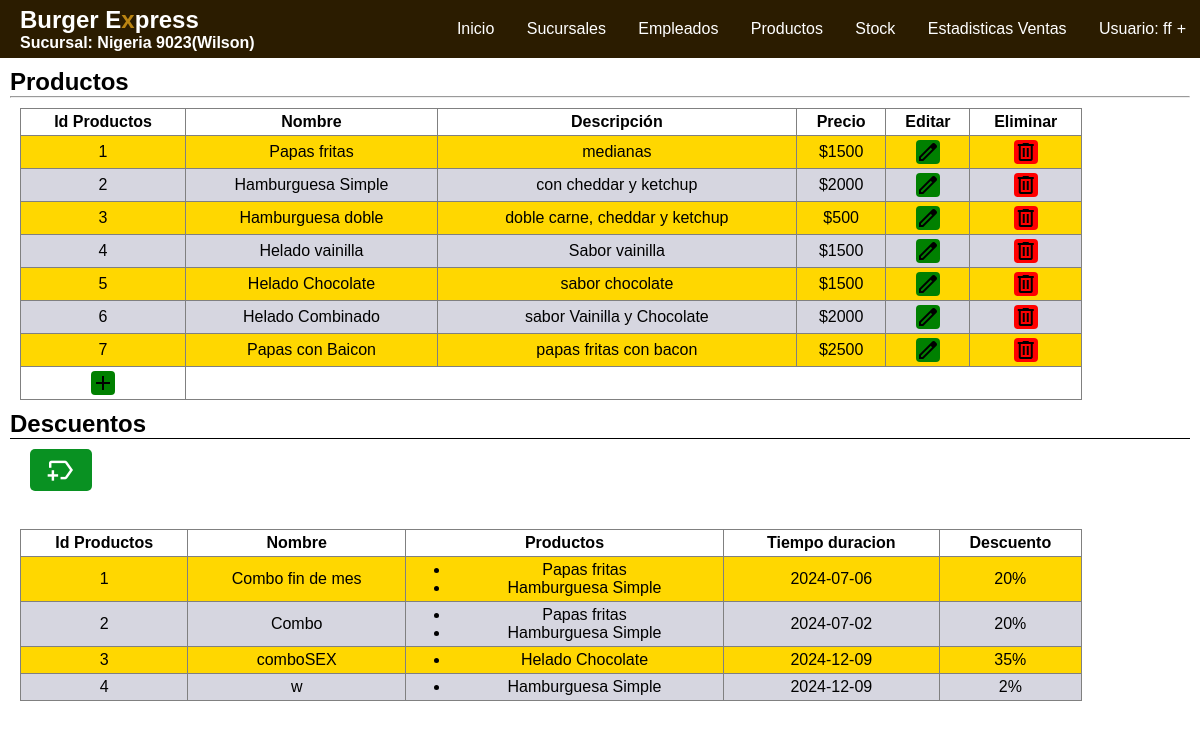
/Vistas/view_productos.php (signed in), run on the app's committed database.
### tables this page shows
CREATE TABLE IF NOT EXISTS `productos` (
  `Id_producto` varchar(30) NOT NULL,
  `Nombre` varchar(40) NOT NULL,
  `Descripcion` text NOT NULL,
  `Costo` int NOT NULL,
  `ingredientes` text NOT NULL
);

CREATE TABLE IF NOT EXISTS `promociones` (
  `id_promo` int NOT NULL,
  `nombre` text NOT NULL,
  `productos` text NOT NULL,
  `descuento` int NOT NULL,
  `fechaDuracion` date NOT NULL
);

### Modelos/consultas.php (called while the page is built, shortened)
<?php
	function view_tabla($nombre){
		require'../Modelos/conexion.php';
		$consulta = $conexion->prepare("SELECT * FROM $nombre");
		$consulta->execute();
		$datos = $consulta->fetchAll(PDO::FETCH_ASSOC);
		return $datos;
	}
?>

### Vistas/view_productos.php (the view, shortened to what this page needs)
<?php include 'header.php'; ?>
<!DOCTYPE html>
<html>
<head>
	<link rel="stylesheet" type="text/css" href="./styles/style.css">
</head>
<body>
	<section>
		<h2>Productos</h2>
		<hr>
		<?php
			$datos=view_tabla("productos");
			echo"<table id='table'border='1' style='margin:10px ;width:90%'><thead><th>Id Productos</th><th>Nombre</th><th>Descripción</th><th>Precio</th> <th>Editar</th> <th>Eliminar</th></thead>";
			foreach($datos as $key){
				if ($key['Id_producto']%2 != 0) {
					echo"<tr style='background-color: gold;'>";
				}
				else{
					echo"<tr class='gray'>";
				}
				echo "<td>".$key['Id_producto']."</td><td>".$key['Nombre']."</td><td>".$key['Descripcion']."</td><td>$".$key['Costo']."</td> ";
				echo '<td><a onclick="modifyProducto('.$key['Id_producto'].',`'.$key['Nombre'].'`,`'.$key['Descripcion'].'`,'.$key['Costo'].')" style="background: green;cursor:pointer"<span class="material-symbols-outlined">edit</span></a></td>
				<td><a onclick="eliminarProducto('.$key['Id_producto'].')" style="background: red;cursor:pointer;"<span class="material-symbols-outlined">delete</span></a></td></tr>';
			}
			echo '<tr><td><a onclick="addProducto()" style="cursor:pointer"><span class="material-symbols-outlined" style="background:green;">add</span></a></td></tr>';
			echo "</table>";
			$tablaProductos=json_encode($datos);
			$fechaD=date('Y-m-d');
		 ?>
		 <h2 style="border-bottom: 1px solid;">Descuentos</h2>
		 <div class="lista-descuentos">
		 	<button class="boton-descuento" onclick='addDescuento2(<?= $tablaProductos ?>,"<?= $fechaD ?>")'>
		 		<span class="material-symbols-outlined" id="boton-descuento">new_label</span>
		 	</button>
		 </div>
		 <br>
		 <?php
			$datosDescuentos=view_tabla("promociones");
			echo"<table id='table'border='1' style='margin:10px ;width:90%'><thead><th>Id Productos</th><th>Nombre</th><th>Productos</th><th>Tiempo duracion</th><th>Descuento</th></thead>";
			foreach($datosDescuentos as $key){
				if ($key['id_promo']%2 != 0) {
					echo"<tr style='background-color: gold;'>";
				}
				else{
					echo"<tr class='gray'>";
				}
				$ids = json_decode($key['productos'], true);
				$nombres = [];
				foreach ($datos as $producto) {
					if (in_array($producto['Id_producto'], $ids)) {
						$nombres[] = $producto['Nombre'];
					}
				}
				$html = "<ul>\n";
				foreach ($nombres as $nombre) {
					$html .= "<li>" . htmlspecialchars($nombre) . "</li>\n";
				}
				$html .= "</ul>";
				echo "<td>".$key['id_promo']."</td><td>".$key['nombre']."</td><td>$html</td><td>".$key['fechaDuracion']."</td><td>".$key['descuento']."%</td> ";
			}
		 ?>
	</section>
</body>
</html>

### Vistas/header.php (shortened to what this page needs)
<?php
if(!isset($_SESSION['usuario'])){
  header("location:../index.php");
}
else{
    include_once '../Modelos/consultas.php'; $info=view_tabla('infosucursal');
    ?>
      <link rel="stylesheet" type="text/css" href="styles/style.css">
  <nav id='menu'>
    <div style="display: flex;margin-left: 20px;width: 30%;flex-direction: column;">
      <div style="display: flex;align-items: center;">
        <h2 style="margin:0">Burger E<span class="XHeader">x</span>press</h2>
      </div>
      <h4 style="color: white;"><?= isset($_SESSION['sucursal']) ? 'Sucursal: '.$_SESSION['sucursal'] : ''; ?></h4>
    </div>
    <ul>
      <li><a href='select.php'>Inicio</a></li>
      <li><a href='view_sucursales.php'>Sucursales</a></li>
      <li><a href='view_empleados.php'>Empleados</a></li>
      <li><a href='view_productos.php'>Productos</a></li>
      <li><a href='infoStock.php'>Stock</a></li>
      <li><a href='estadisticas.php'>Estadisticas Ventas</a></li>
      <li><a class="dropdown-arrow">Usuario: <?= $_SESSION['usuario'] ?></a>
      </li>
    </ul>
  </nav>
<?php
  }
?>

### Vistas/styles/style.css (style rules this page uses)
* { margin: 0; box-sizing: border-box; }
:root { --header-color:#222; --bg-color:#fff; --table-th-color:#7D4600; --header-font-color:white; --font-color:black; --aside-color:black; --button-color:#ff3838; --aside-button-color:#4464AD; }
body { font-family: Arial, sans-serif; background-color: var(--bg-color); }
section { padding: 10px; height: 90%; }
#table .material-symbols-outlined { cursor: pointer; border-radius: 4px; font-variation-settings: 'FILL' 0, 'wght' 400, 'GRAD' 0, 'opsz' 24 }
a { text-decoration: none; color: black; }
#table a .material-symbols-outlined { background:#099122 ; }
#table { border-collapse: collapse; text-align: center; }
#table th { padding: 4px; background: var(--table-th-color); color: var(--header-font-color); }
#table td { padding: 4px; }
#table .gray { background: #D6D6E0; }
td a { border-radius: 5px; }
button { color: white; font-weight: 600; border: none; cursor: pointer; border-radius: 5px; }
#menu { position: sticky; top: 0px; display: flex; color: var(--header-font-color); align-items: center; background-color: var(--header-color); background-color: #2b1c00; padding: 0; color: #fff; }
#menu ul, #menu li { margin: 0 auto; padding: 0; list-style: none }
#menu ul { width: 100%; text-align: right; }
#menu li { display: inline-block; position: relative; }
#menu a { display: block; line-height: NaNpx; padding: 20px 14px; text-decoration: none; color: var(--header-font-color); font-size: <font style="vertical-align: inherit;"><font style="vertical-align: inherit;">16</font></font>px; }
#menu a.dropdown-arrow:after { content: "\002B"; margin-left: 5px; }
.lista-descuentos { display: flex; flex-wrap: wrap; padding: 10px 20px; gap: 20px; }
.boton-descuento { padding: 5px 15px; background: #099122; }
#boton-descuento { font-size: 2rem; }

### data on the page
productos: Id_producto "1", Nombre "Papas fritas", Descripcion "medianas", Costo "1500"
productos: Id_producto "2", Nombre "Hamburguesa Simple", Descripcion "con cheddar y ketchup", Costo "2000"
productos: Id_producto "3", Nombre "Hamburguesa doble", Descripcion "doble carne, cheddar y ketchup", Costo "500"
productos: Id_producto "4", Nombre "Helado vainilla", Descripcion "Sabor vainilla", Costo "1500"
productos: Id_producto "5", Nombre "Helado Chocolate", Descripcion "sabor chocolate", Costo "1500"
productos: Id_producto "6", Nombre "Helado Combinado", Descripcion "sabor Vainilla y Chocolate", Costo "2000"
productos: Id_producto "7", Nombre "Papas con Baicon", Descripcion "papas fritas con bacon", Costo "2500"
promociones: id_promo "1", nombre "Combo fin de mes", nombre "Papas fritas", nombre "Hamburguesa Simple", fechaDuracion "2024-07-06", descuento "20"
promociones: id_promo "2", nombre "Combo", nombre "Papas fritas", nombre "Hamburguesa Simple", fechaDuracion "2024-07-02", descuento "20"
promociones: id_promo "3", nombre "comboSEX", nombre "Helado Chocolate", fechaDuracion "2024-12-09", descuento "35"
promociones: id_promo "4", nombre "w", nombre "Hamburguesa Simple", fechaDuracion "2024-12-09", descuento "2"

### other printed values
$_SESSION['sucursal'] "Nigeria 9023(Wilson)"
$_SESSION['usuario'] "ff"
